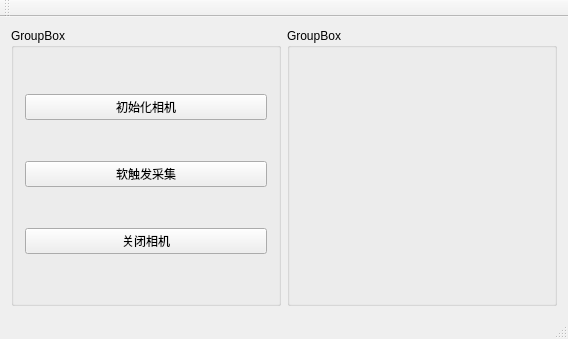
<?xml version="1.0" encoding="UTF-8"?>
<ui version="4.0">
 <class>QHikVisionTestClass</class>
 <widget class="QMainWindow" name="QHikVisionTestClass">
  <property name="geometry">
   <rect>
    <x>0</x>
    <y>0</y>
    <width>568</width>
    <height>339</height>
   </rect>
  </property>
  <property name="windowTitle">
   <string>QHikVisionTest</string>
  </property>
  <widget class="QWidget" name="centralWidget">
   <layout class="QHBoxLayout" name="horizontalLayout">
    <item>
     <widget class="QGroupBox" name="groupBox">
      <property name="title">
       <string>GroupBox</string>
      </property>
      <layout class="QVBoxLayout" name="verticalLayout">
       <item>
        <widget class="QPushButton" name="pushButton_Init">
         <property name="text">
          <string>初始化相机</string>
         </property>
        </widget>
       </item>
       <item>
        <widget class="QPushButton" name="pushButton_softTrigger">
         <property name="text">
          <string>软触发采集</string>
         </property>
        </widget>
       </item>
       <item>
        <widget class="QPushButton" name="pushButton_close">
         <property name="text">
          <string>关闭相机</string>
         </property>
        </widget>
       </item>
      </layout>
     </widget>
    </item>
    <item>
     <widget class="QGroupBox" name="groupBox_2">
      <property name="title">
       <string>GroupBox</string>
      </property>
     </widget>
    </item>
   </layout>
  </widget>
  <widget class="QMenuBar" name="menuBar">
   <property name="geometry">
    <rect>
     <x>0</x>
     <y>0</y>
     <width>568</width>
     <height>23</height>
    </rect>
   </property>
  </widget>
  <widget class="QToolBar" name="mainToolBar">
   <attribute name="toolBarArea">
    <enum>TopToolBarArea</enum>
   </attribute>
   <attribute name="toolBarBreak">
    <bool>false</bool>
   </attribute>
  </widget>
  <widget class="QStatusBar" name="statusBar"/>
 </widget>
 <layoutdefault spacing="6" margin="11"/>
 <resources>
  <include location="QHikVisionTest.qrc"/>
 </resources>
 <connections/>
</ui>
